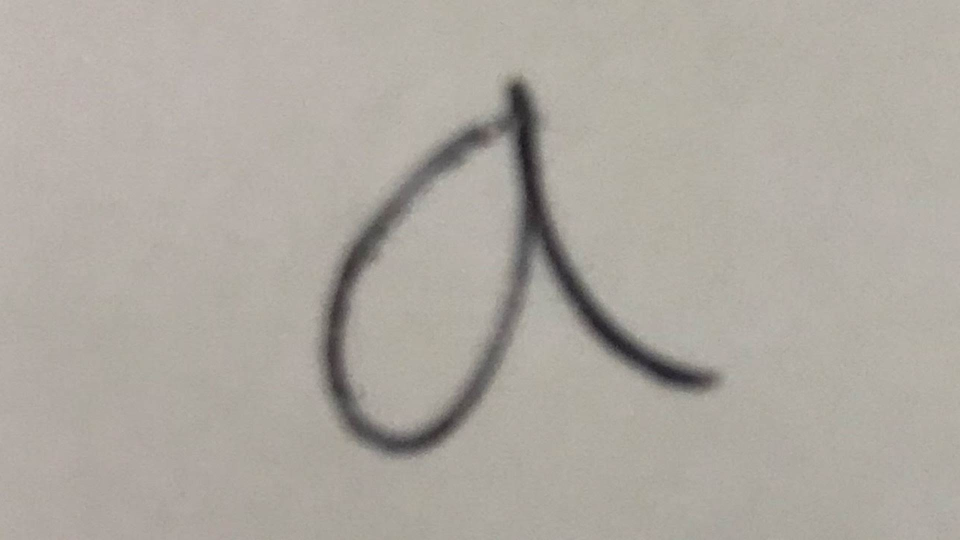
#> input picture photos/1 copy.jpg, 1920 x 1080 px (shown at 1/2 size); its folder holds 4 pictures in this run
$ python imagecombiner.py --image1 '1 copy.jpg' --image2 '2 copy.jpg' --output_name out.png
#> lines starting #> are read from the running program, lines starting #| are printed output that depends on the picture
import numpy as np
from PIL import Image
import PIL
import argparse
import cv2

ap = argparse.ArgumentParser()
ap.add_argument("-i1", "--image1", required=True,
	help="path to input image we are going to classify")
ap.add_argument("-i2", "--image2", required=True,
	help="path to second image")
ap.add_argument("-o", "--output_name", required=True,
        help="name of final image")
args = vars(ap.parse_args())

list_im = [args["image1"], args["image2"]]
imgs    = [ PIL.Image.open(i) for i in list_im ]
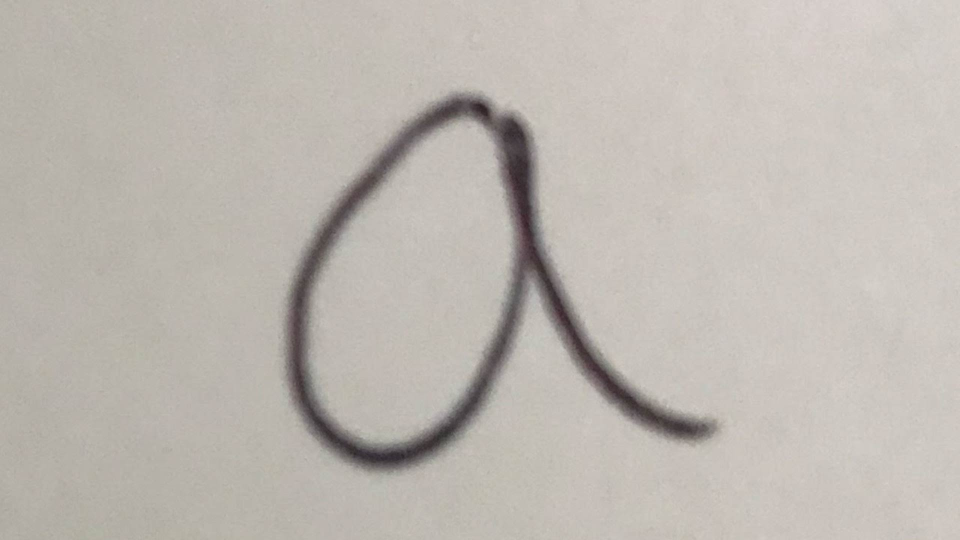
#> input picture photos/2 copy.jpg, 1920 x 1080 px (shown at 1/2 size)
#> imgs = 2 items
min_shape = sorted( [(np.sum(i.size), i.size ) for i in imgs])[0][1]
#> min_shape = (1920, 1080)
imgs_comb = np.hstack( (np.asarray( i.resize(min_shape) ) for i in imgs ) )
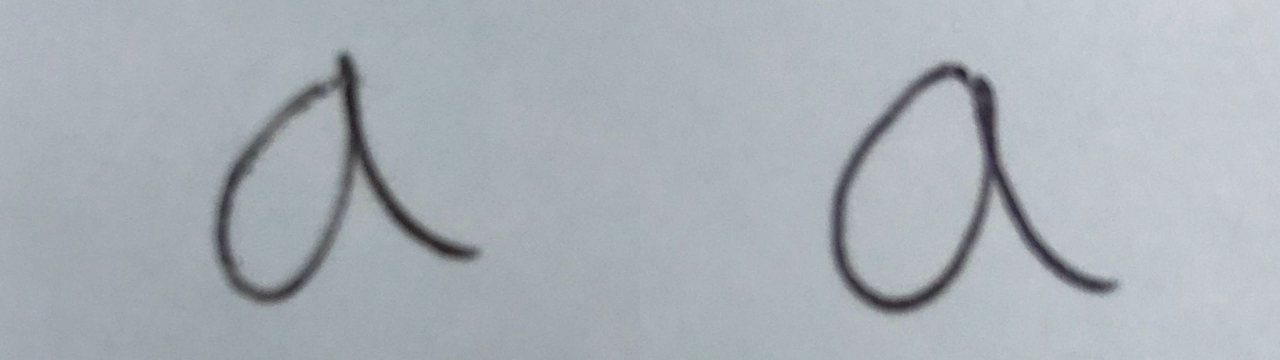
#> imgs_comb: shape (1080, 3840, 3) (shown at 1/3 size); mean of channels 0, 1, 2 181.7, 176.4, 169.2; drawn as B, G, R

# save that beautiful picture
imgs_comb = PIL.Image.fromarray( imgs_comb)
imgs_comb.save(args["output_name"] + ".jpg")
img = Image.open(args['output_name'] + '.jpg')
#img = img.resize((32, 32))
img.save(args['output_name'] + '.jpg')

#display that beautiful picture
image = cv2.imread(args['output_name'] + '.jpg')
cv2.imshow("Combined Image", image)
cv2.waitKey(0)
